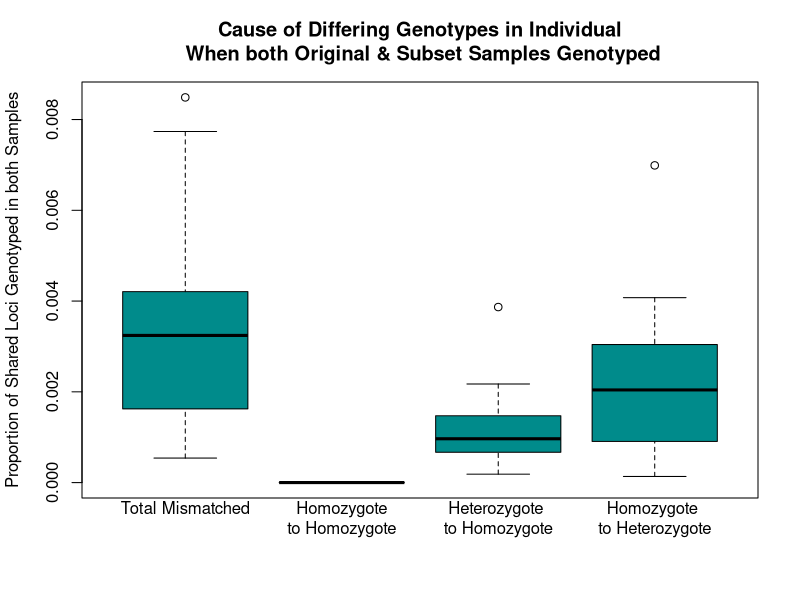
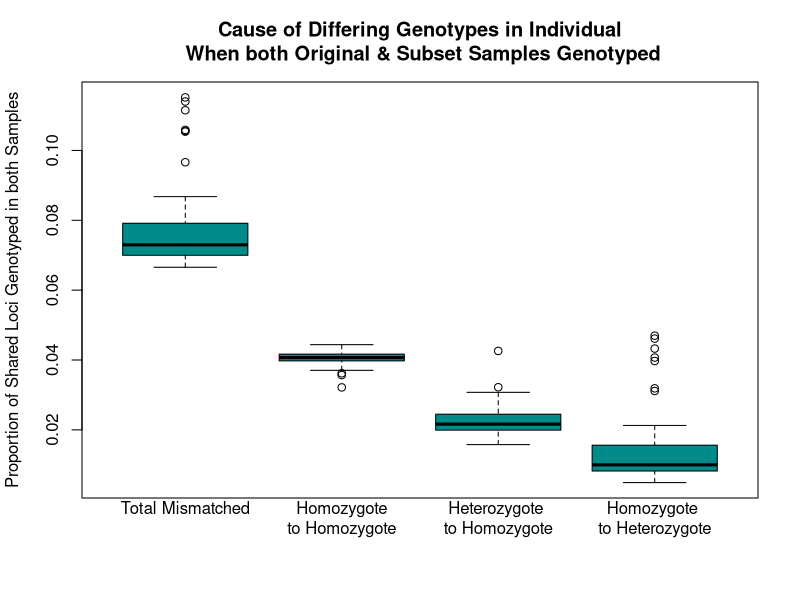

The R script that drew these images, in order:
################## Testing Genotype Error with Lower Stack Depth ################
#
## This script plots the differences in genotypes between Korean samples (full file size, m = 10) and subset Korean samples (half file size, m = 3) 
## Note that the python Jupyter Notebook 'Testing Lower Stack Depth by Locus Mismatches' must be run before this R code to produce the input files
#
# MF, Last updated 4/23/2018
#
#################################################################################

library(readr)
library(ggplot2)
library(dplyr)


###################################### STACKS CALLING GENOTYPES ############################

# Read in Data ------------------------------------------------------------
setwd("D:/Pacific cod/DataAnalysis/PCod-Compare-repo/stacks_pipeline_analyses/analyses_AK_LowGenotypeRate/batch4/LowStackDepthSim_revised")

mydata <- read_delim("KOR_genotypes_depth3v10_byIndivid_mismatches.txt", "\t", escape_double = FALSE, trim_ws = TRUE)
View(mydata)

# Create Mismatch Variable ------------------------------------------------
mydata_plus <- mutate(mydata, p.matched = n.matched / n.both.genod)
View(mydata_plus)

mydata_plus <- mydata_plus %>%
  mutate(p.mismatched = 1-p.matched) %>%
  mutate(p.mismatch.homhom = n.mismatch.hom2hom / n.both.genod) %>%
  mutate(p.mismatch.homhet = n.mismatch.hom2het / n.both.genod) %>%
  mutate(p.mismatch.hethom = n.mismatch.het2hom / n.both.genod)

mydata_mismatches <- select(mydata_plus, c(p.mismatched, p.mismatch.homhom, p.mismatch.hethom, p.mismatch.homhet))
mydata_mismatches <- filter(mydata_mismatches, !is.na(p.mismatched))

mean(mydata_mismatches$p.mismatched)



# Boxplot -----------------------------------------------------------------

boxplot(mydata_mismatches,  col="darkcyan", xaxt="n", ylab = "Proportion of Shared Loci Genotyped in both Samples", main = "Cause of Differing Genotypes in Individual\n When both Original & Subset Samples Genotyped")
axis(side=1, at=1:4, c("Total Mismatched\n", "Homozygote\nto Homozygote","\nHeterozygote \nto Homozygote", "\nHomozygote \nto Heterozygote"), tick=FALSE)


mean(mydata_mismatches$p.mismatched)
# 0.003265968






###################################### RECALLED GENOTYPES ##############################################

# Read in Data ------------------------------------------------------------
mydata <- read.delim("KOR_genotypes_depth3v10_MB_byIndivid_mismatches.txt", "\t",header=TRUE)

View(mydata)


# Create Mismatch Variable ------------------------------------------------
mydata_plus <- mutate(mydata, p.matched = n.matched / n.both.genod)
View(mydata_plus)

mydata_plus <- mydata_plus %>%
  mutate(p.mismatched = 1-p.matched) %>%
  mutate(p.mismatch.homhom = n.mismatch.hom2hom / n.both.genod) %>%
  mutate(p.mismatch.homhet = n.mismatch.hom2het / n.both.genod) %>%
  mutate(p.mismatch.hethom = n.mismatch.het2hom / n.both.genod)

mydata_mismatches <- select(mydata_plus, c(p.mismatched, p.mismatch.homhom, p.mismatch.hethom, p.mismatch.homhet))
mydata_mismatches <- filter(mydata_mismatches, !is.na(p.mismatched))

mean(mydata_mismatches$p.mismatched)
## 0.07794633

# Boxplot Mismatches -----------------------------------------------------------------

boxplot(mydata_mismatches,  col="darkcyan", xaxt="n", ylab = "Proportion of Shared Loci Genotyped in both Samples", main = "Cause of Differing Genotypes in Individual\n When both Original & Subset Samples Genotyped")
axis(side=1, at=1:4, c("Total Mismatched\n", "\nHomozygote\nto Homozygote","\nHeterozygote \nto Homozygote", "\nHomozygote \nto Heterozygote"), tick=FALSE)



